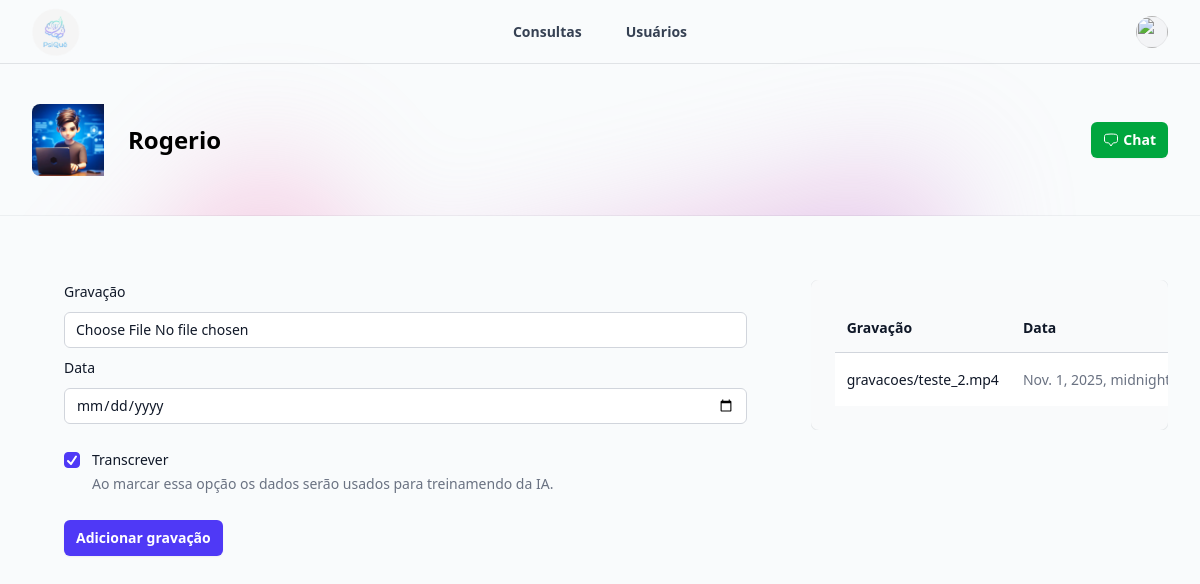
The page /consultas/1/ on the database as committed earlier.
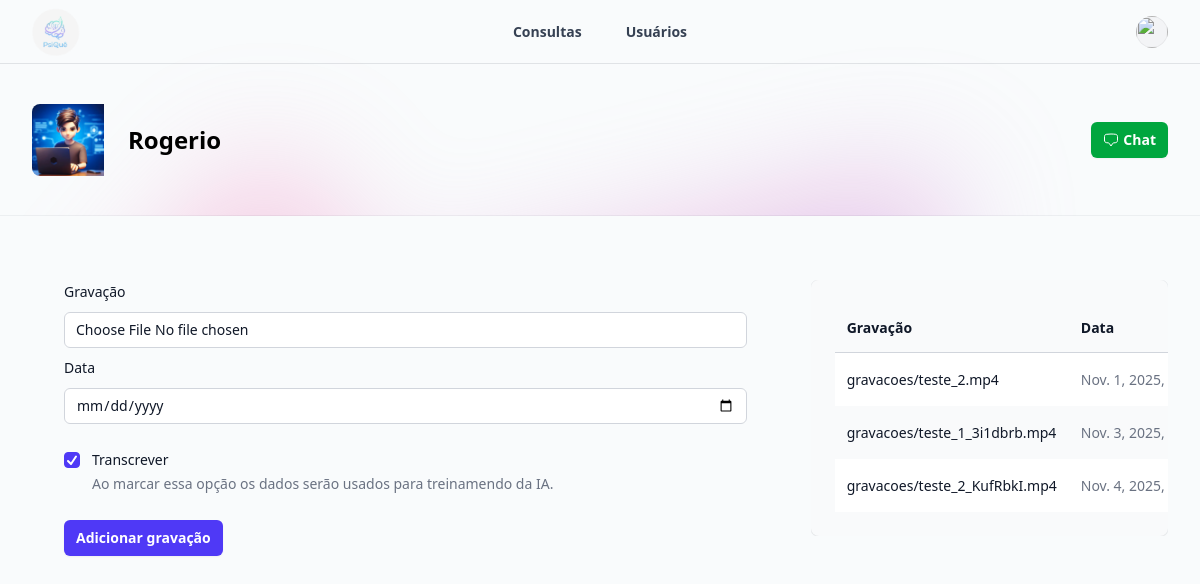
The same page on the database as committed later.
### consultas/models.py (models this page shows)
class Gravacoes(models.Model):
    video = models.FileField(upload_to='gravacoes')
    data = models.DateTimeField()
    transcrever = models.BooleanField(default=False)
    paciente = models.ForeignKey(Pacientes, on_delete=models.DO_NOTHING)
    humor = models.IntegerField(default=0)
    transcricao = models.TextField()
    resumo = models.JSONField(default=list, blank=True)
    segmentos = models.JSONField(default=list, blank=True)

### consultas/views.py (the view, shortened to what this page needs)
# urls.py: path('<int:id>/', views.consultas, name='consultas'),
def consultas(request, id):
    paciente = get_object_or_404(Pacientes, id=id)
    if request.method == 'GET':
        gravacoes = Gravacoes.objects.filter(paciente__id=id).order_by('data')
        return render(
            request,
            'consultas.html',
            {'paciente': paciente, 'gravacoes': gravacoes},
        )

### consultas/templates/consultas.html (shortened to what the changed rows need)
{% extends "base.html" %}
{% load static %}
{% block 'body' %}
    <main>
        <div class="mx-auto max-w-7xl px-4 py-16 sm:px-6 lg:px-8">
            <div class="mx-auto grid max-w-2xl grid-cols-1 grid-rows-1 items-start gap-x-8 gap-y-8 lg:mx-0 lg:max-w-none lg:grid-cols-3">
                <div class="lg:col-start-3 lg:row-end-1 overflow-auto">
                    <div class="rounded-lg p-6 bg-gray-50 shadow-xs outline-1 outline-gray-900/5">
                        <table class="min-w-full divide-y divide-gray-300">
                            <thead>
                                <tr>
                                    <th scope="col"
                                        class="py-3.5 pr-3 pl-4 text-left text-sm font-semibold text-gray-900 sm:pl-3">
                                        Gravação
                                    </th>
                                    <th scope="col"
                                        class="px-3 py-3.5 text-left text-sm font-semibold text-gray-900">Data</th>
                                </tr>
                            </thead>
                            <tbody class="bg-white">
                                    {% for gravacao in gravacoes %}
                                        <tr class="even:bg-gray-50">
                                            <td class="py-4 pr-3 pl-4 text-sm font-medium whitespace-nowrap text-gray-900 sm:pl-3">
                                                <a href="#">{{gravacao.video.name}}</a>
                                            </td>
                                            <td class="px-3 py-4 text-sm whitespace-nowrap text-gray-500">{{gravacao.data}}</td>
                                        </tr>
                                    {% endfor %}
                            </tbody>
                        </table>
                    </div>
                </div>
            </div>
        </main>
    {% endblock 'body' %}

Rows that differ between the two databases and show on the page:
added Gravacoes: video.name "gravacoes/teste_1_3i1dbrb.mp4", data "Nov. 3, 2025,…"
added Gravacoes: video.name "gravacoes/teste_2_KufRbkI.mp4", data "Nov. 4, 2025,…"
